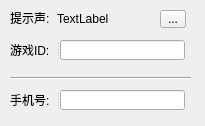
<?xml version="1.0" encoding="UTF-8"?>
<ui version="4.0">
 <class>Dialog</class>
 <widget class="QDialog" name="Dialog">
  <property name="geometry">
   <rect>
    <x>0</x>
    <y>0</y>
    <width>205</width>
    <height>126</height>
   </rect>
  </property>
  <property name="windowTitle">
   <string>Dialog</string>
  </property>
  <widget class="QLabel" name="label_2">
   <property name="geometry">
    <rect>
     <x>10</x>
     <y>10</y>
     <width>42</width>
     <height>16</height>
    </rect>
   </property>
   <property name="text">
    <string>提示声:</string>
   </property>
  </widget>
  <widget class="QToolButton" name="musicBtn">
   <property name="geometry">
    <rect>
     <x>160</x>
     <y>10</y>
     <width>26</width>
     <height>18</height>
    </rect>
   </property>
   <property name="text">
    <string>...</string>
   </property>
  </widget>
  <widget class="QLabel" name="musicTxt">
   <property name="geometry">
    <rect>
     <x>57</x>
     <y>10</y>
     <width>91</width>
     <height>18</height>
    </rect>
   </property>
   <property name="text">
    <string>TextLabel</string>
   </property>
  </widget>
  <widget class="QSplitter" name="splitter">
   <property name="geometry">
    <rect>
     <x>10</x>
     <y>40</y>
     <width>175</width>
     <height>20</height>
    </rect>
   </property>
   <property name="orientation">
    <enum>Qt::Horizontal</enum>
   </property>
   <widget class="QLabel" name="label">
    <property name="text">
     <string>游戏ID:</string>
    </property>
   </widget>
   <widget class="QLineEdit" name="lineEdit">
    <property name="text">
     <string/>
    </property>
   </widget>
  </widget>
  <widget class="Line" name="line">
   <property name="geometry">
    <rect>
     <x>10</x>
     <y>70</y>
     <width>181</width>
     <height>16</height>
    </rect>
   </property>
   <property name="orientation">
    <enum>Qt::Horizontal</enum>
   </property>
  </widget>
  <widget class="QSplitter" name="splitter_2">
   <property name="geometry">
    <rect>
     <x>10</x>
     <y>90</y>
     <width>175</width>
     <height>20</height>
    </rect>
   </property>
   <property name="orientation">
    <enum>Qt::Horizontal</enum>
   </property>
   <widget class="QLabel" name="label_3">
    <property name="text">
     <string>手机号:</string>
    </property>
   </widget>
   <widget class="QLineEdit" name="phoneEdit">
    <property name="text">
     <string/>
    </property>
   </widget>
  </widget>
 </widget>
 <resources/>
 <connections/>
</ui>
